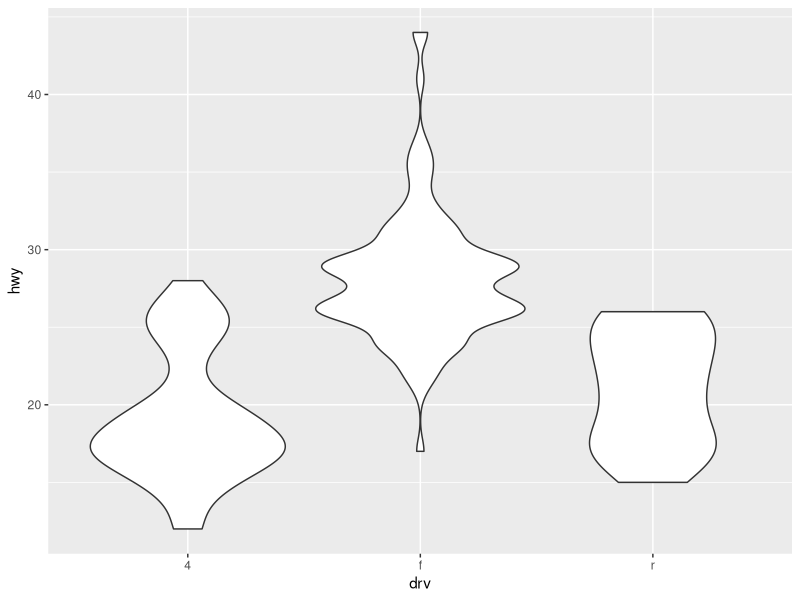
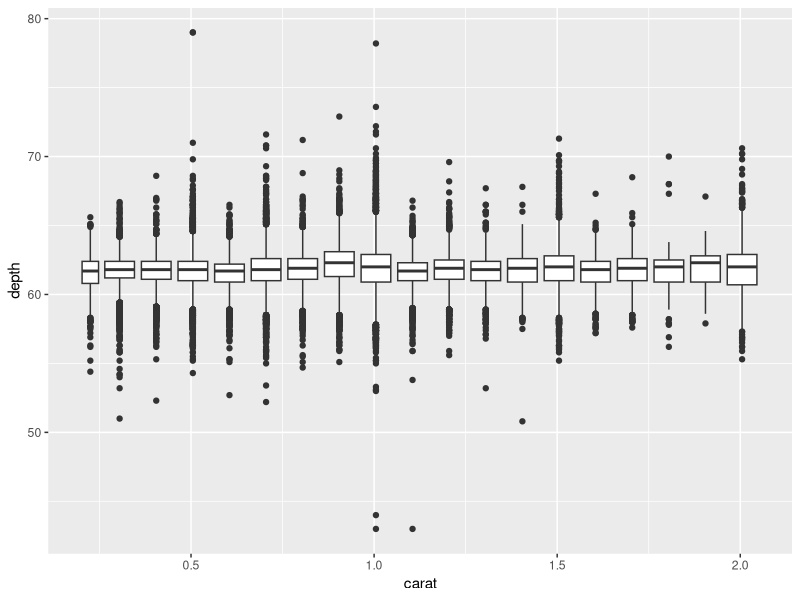
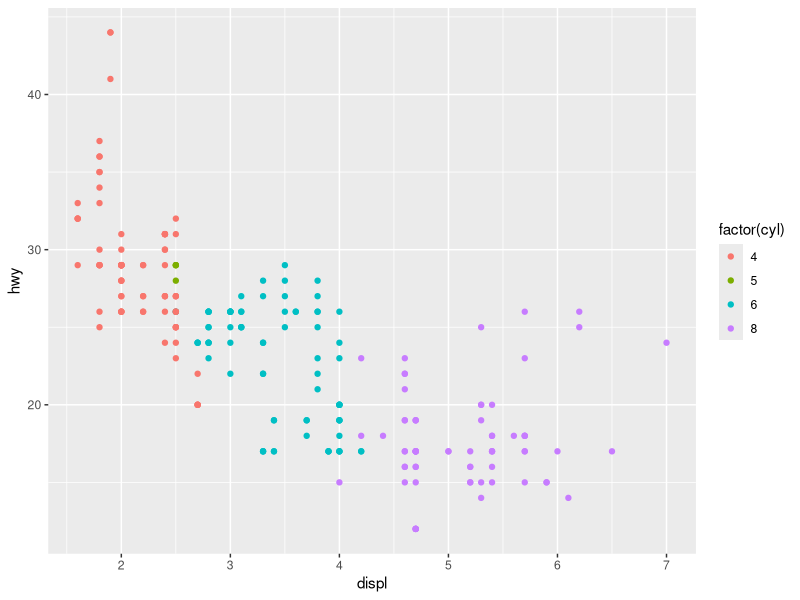

Source code (R) for these figures, in order: (Note: this script raises an error after producing the figures.)
## ---- chunk 1
knitr::opts_chunk$set(echo = TRUE, message=TRUE, error=TRUE)
## ---- chunk 2
library(ggplot2)
ggplot(mpg, aes(drv, hwy)) + geom_violin()
## ---- chunk 3
ggplot(diamonds, aes(carat, depth)) +
  geom_boxplot(aes(group = cut_width(carat, 0.1))) +
  xlim(NA, 2.05)
## ---- chunk 4
  ggplot(mpg, aes(displ, hwy, colour = factor(cyl))) +
  geom_point()
## ---- chunk 5
gplot(faithfuld, aes(eruptions, waiting)) +
 geom_contour(aes(z = density, colour = ..level..))
## ---- chunk 6
dplot <- ggplot(diamonds, aes(color, fill = cut)) +
  xlab(NULL) + ylab(NULL) + theme(legend.position = "none")
dplot + geom_bar(position = "dodge")
## ---- chunk 7
  df <- data.frame(x = 1:3, y = 1:3)
  base <- ggplot(df, aes(x, y)) + geom_point()
  print(base)
## ---- chunk 8
  base + scale_x_continuous(limits = c(1.5, 2.5))
## ---- chunk 9
  base <- ggplot(mpg, aes(displ, hwy)) +
  geom_point() +
  geom_smooth()
## ---- chunk 10
  base + scale_x_continuous(limits = c(5, 7))
## ---- chunk 11
  mpg2 <- subset(mpg, cyl != 5 & drv %in% c("4", "f") & class != "2seater")
  base <- ggplot(mpg2, aes(displ, hwy)) +
  geom_blank() +
  xlab(NULL) +
  ylab(NULL)
  base + facet_wrap(~class, ncol = 3)
## ---- chunk 12
base + facet_grid(. ~ cyl)
